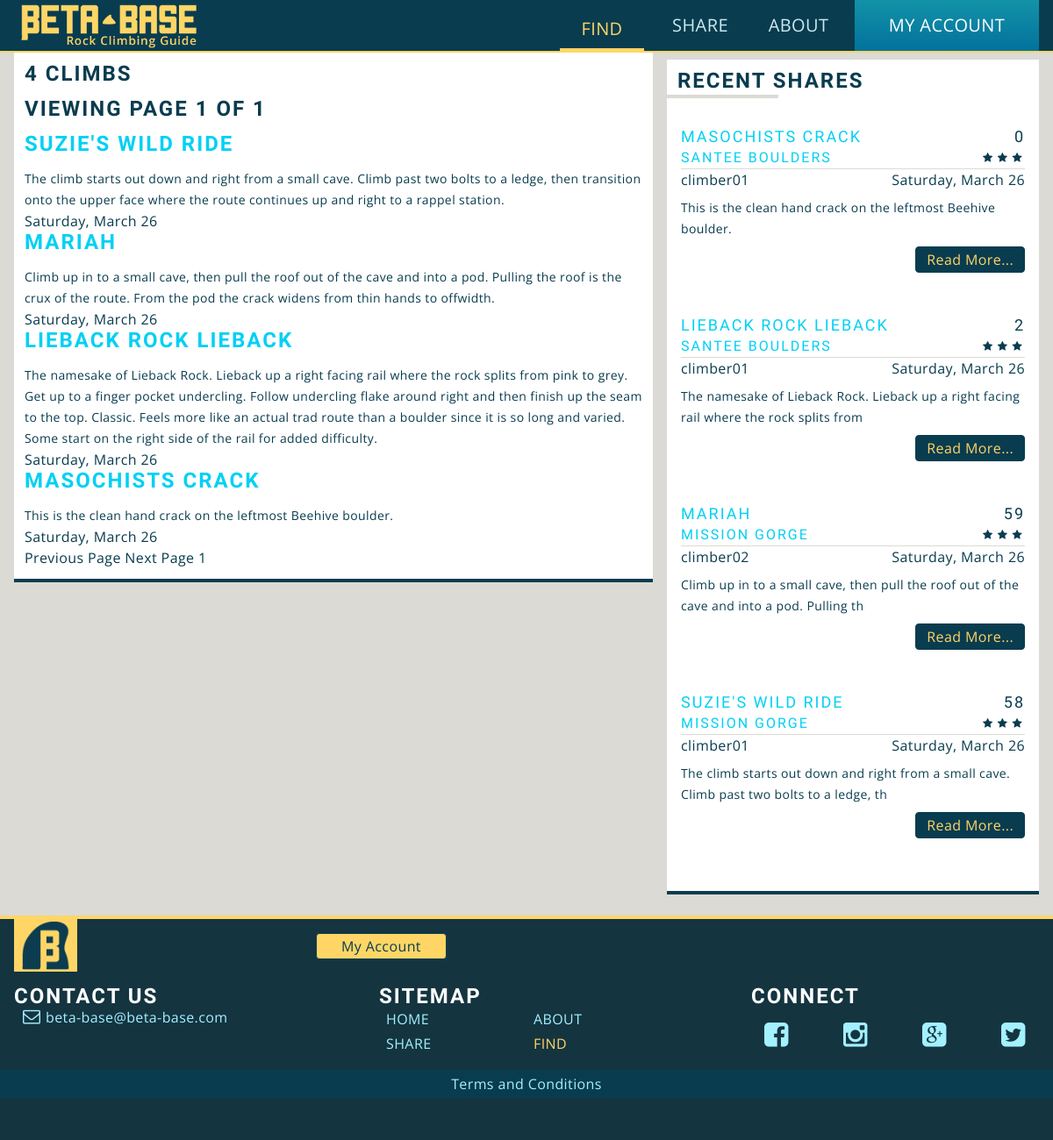
The page /search-result.php (signed in) on the database as committed earlier.
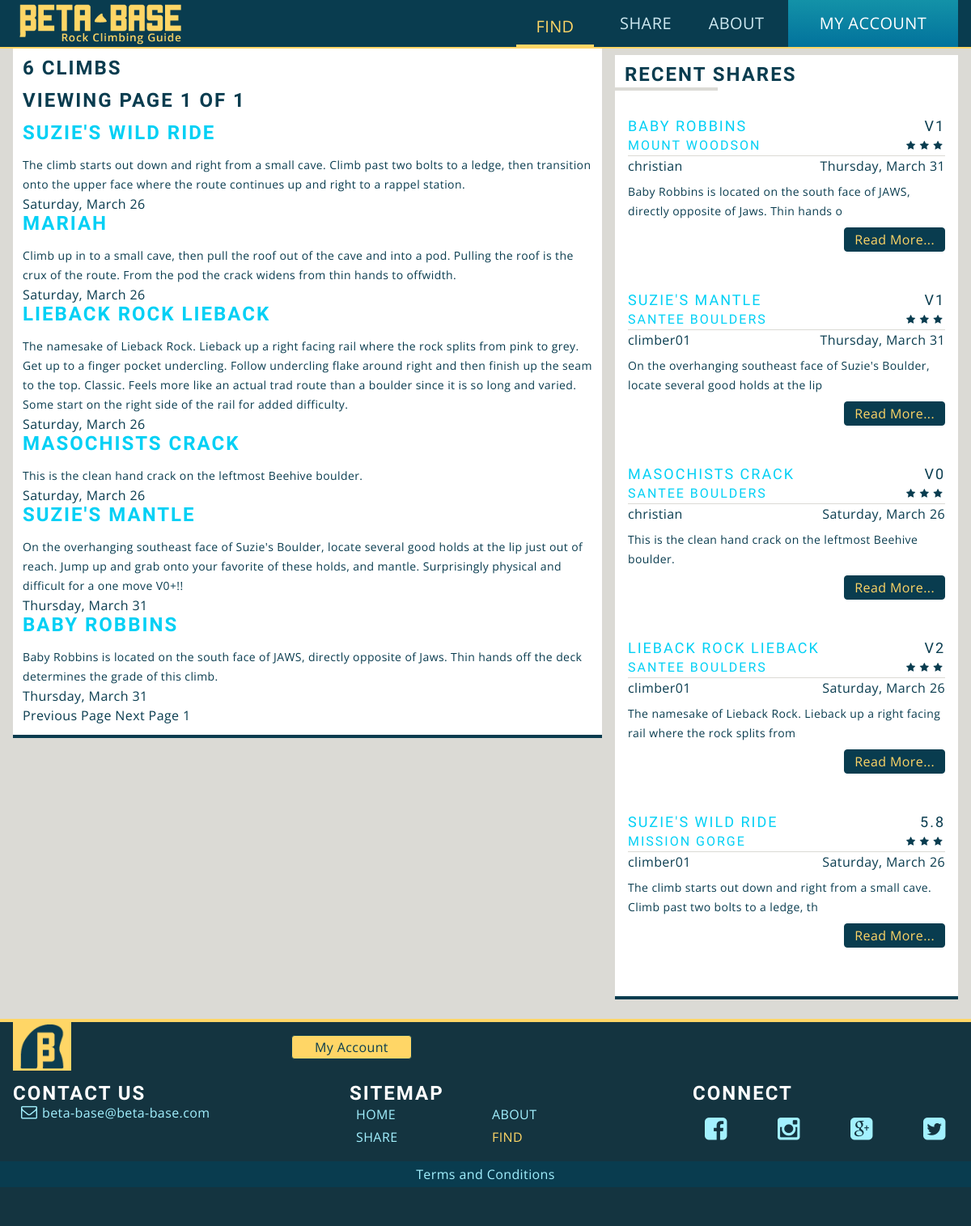
The same page on the database as committed later.
### tables this page shows
CREATE TABLE IF NOT EXISTS `climbs` (
`climb_id` mediumint(9) NOT NULL,
  `name` varchar(50) NOT NULL,
  `description` text NOT NULL,
  `date` datetime NOT NULL,
  `user_id` mediumint(9) NOT NULL,
  `area_id` mediumint(9) NOT NULL,
  `type` varchar(20) NOT NULL,
  `v_grade` varchar(3) DEFAULT NULL,
  `y_grade` varchar(5) DEFAULT NULL,
  `is_approved` tinyint(1) NOT NULL
);

CREATE TABLE IF NOT EXISTS `areas` (
`area_id` mediumint(9) NOT NULL,
  `title` varchar(50) NOT NULL,
  `description` text NOT NULL,
  `date` datetime NOT NULL,
  `longitude` float(10,6) NOT NULL,
  `latitude` float(10,6) NOT NULL,
  `zipcode` mediumint(9) NOT NULL,
  `user_id` mediumint(9) NOT NULL,
  `is_approved` tinyint(1) NOT NULL
);

CREATE TABLE IF NOT EXISTS `users` (
`user_id` mediumint(9) NOT NULL,
  `username` varchar(50) NOT NULL,
  `password` varchar(40) NOT NULL,
  `email` varchar(254) NOT NULL,
  `user_pic` text,
  `is_admin` tinyint(1) NOT NULL,
  `bio` text,
  `date_joined` datetime NOT NULL,
  `secret_key` varchar(40) NOT NULL
);

### functions.php (called while the page is built, shortened)
<?php
function nice_date( $datetime ){
	$date = new DateTime( $datetime );
	return $date->format('l,  F j');
}

### search-result.php (the view, shortened to what this page needs)
<?php
	include('userheader.php');
	include('header.php');
	$per_page = 8;
	$current_page = 1;
$phrase = mysqli_real_escape_string($db, $_GET['phrase']);
$query = "SELECT climbs.climb_id, climbs.type, areas.area_id, zipcode, name, title, climbs.description, climbs.date
					FROM climbs, areas
					WHERE climbs.is_approved = 1
					AND areas.is_approved = 1
					AND climbs.area_id = areas.area_id
					AND ( name like '%$phrase%'
					 OR climbs.description LIKE '%$phrase%'
					 OR climbs.type LIKE '%$phrase%'
					 OR climbs.v_grade LIKE '%$phrase%'
					 OR climbs.y_grade LIKE '%$phrase%'
					 OR areas.title LIKE '%$phrase%'
					 OR areas.description LIKE '%$phrase%'
					 OR areas.zipcode LIKE '%$phrase%'
					  )";
$result = $db->query($query);
$total = $result->num_rows;
?>
<div class="maincontainer">
	<main>
	<?php if($total >= 1){
		$total_pages = ceil($total/$per_page);
		if( $current_page <= $total_pages){
			$offset = ($current_page - 1) * $per_page;
			$query .= " limit $offset, $per_page";
			$result = $db->query($query);
		?>
		<section class="module">
			<h2><?php echo $total; ?> Climbs</h2>
			<h3>Viewing Page <?php echo $current_page; ?> of <?php echo $total_pages; ?></h3>
			<?php while( $row = $result->fetch_assoc() ){ ?>
			<article>
				<h2><a href="single-climb.php?climb_id=<?php echo $row['climb_id']; ?>">
					<?php echo $row['name']; ?></a></h2>
				<p><?php echo $row['description']; ?></p>
				<span class="climb-meta"><?php echo nice_date($row['date']); ?></span>
			</article>
			<?php }  ?>
			<?php
			$prev_page = $current_page - 1;
			$next_page = $current_page + 1; ?>
			<section class="pagination">
				<?php if($current_page > 1){ ?>
				<a href="search-result.php?phrase=<?php echo $phrase; ?>&amp;page=<?php echo $prev_page; ?>" class="prev">
					Previous Page
				</a>
				<?php }else{ ?>
					<span>Previous Page</span>
				<?php } ?>
				<?php
				if( $next_page <= $total_pages ){ ?>
				<a href="search-result.php?phrase=<?php echo $phrase; ?>&amp;page=<?php echo $next_page; ?>" class="next">
					Next Page
				</a>
				<?php }else{ ?>
					<span>Next Page</span>
				<?php } ?>
				<?php
				$counter = 1;
				while($counter <= $total_pages){
					if( $counter != $current_page){	 ?>
					<a href="search-result.php?phrase=<?php echo $phrase; ?>&amp;page=<?php echo $counter; ?>">
						<?php echo $counter ?>
					</a>
					<?php
							}else{
								echo $counter;
							}
						$counter++;
						} ?>
			</section>
			<?php
				}
				else{
					echo 'Invalid page';
				}
				}else{
				echo "no climbs found";
				} ?>
		</section>
	</main>
<?php include('aside.php'); ?>
</div>
<?php include('footer.php'); ?>

### aside.php (shortened to what this page needs)
<?php
	require('db-config.php');
	include_once('functions.php');
?>
	<aside>
		<section class="module secondary">
			<h4>Recent Shares</h4>
<?php
$query = "SELECT climbs.name, climbs.climb_id, climbs.description, climbs.v_grade, climbs.y_grade, climbs.date, areas.area_id, areas.title, ratings.rating, users.username
			 FROM climbs, ratings, areas, users
			 WHERE areas.is_approved = 1
			 AND climbs.is_approved = 1
			 AND climbs.area_id = areas.area_id
			 AND climbs.user_id = users.user_id
			 AND climbs.climb_id = ratings.climb_id
			 ORDER BY climbs.date DESC
			 LIMIT 5";
	$result = $db->query($query);
	if($result->num_rows >= 1){
 ?>
			<?php while($row = $result->fetch_assoc() ){ ?>
			<article class="cf">
				<h5><a href="single-climb.php?climb_id=<?php echo $row['climb_id']; ?>"><?php echo $row['name']; ?></a><span><?php
						echo $row['y_grade'];
						echo $row['v_grade'];
					?></span></h5>
				<h6><a href="single-area.php?area_id=<?php echo $row['area_id']; ?>"><?php echo $row['title']; ?></a><span class="ratings"><span class="icon-star"></span><span class="icon-star"></span><span class="icon-star"></span></span></h6>
				<p><?php echo $row['username']; ?><span><?php echo nice_date($row['date']); ?></span></p>
				<p><?php echo substr($row['description'], 0, 90); ?></p>
				<a href="#" class="btn">Read More...</a>
			</article>
<?php
		}
	}
	else{
		echo 'No posts found';
	}
?>
</section>
	</aside>

Rows that differ between the two databases and show on the page:
no longer on one of the page's lists (row edited): climbs: name "MARIAH", y_grade "59", area.title "MISSION GORGE", user.username "climber02", date "Saturday, March 26", description "Climb up in to a small cave, then pull the roof out of the cave and into a pod. Pulling th"
changed climbs "SUZIE'S WILD RIDE": y_grade "58" → "5.8"
changed climbs "LIEBACK ROCK LIEBACK": v_grade "2" → "V2"
changed climbs "MASOCHISTS CRACK": v_grade "0" → "V0"; user.username "climber01" → "christian"
added climbs: name "SUZIE'S MANTLE", description "On the overhanging southeast face of Suzie's Boulder, locate several good holds at the lip just out of reach. Jump up and grab onto your favorite of these holds, and mantle. Surprisingly physical and difficult for a one move V0+!!", date "Thursday, March 31", v_grade "V1", area.title "SANTEE BOULDERS", user.username "climber01", description "On the overhanging southeast face of Suzie's Boulder, locate several good holds at the lip"
added climbs: name "BABY ROBBINS", description "Baby Robbins is located on the south face of JAWS, directly opposite of Jaws. Thin hands off the deck determines the grade of this climb.", date "Thursday, March 31", v_grade "V1", area.title "MOUNT WOODSON", user.username "christian", description "Baby Robbins is located on the south face of JAWS, directly opposite of Jaws. Thin hands o"
Other text that changed with them:
$total: "4" → "6"
